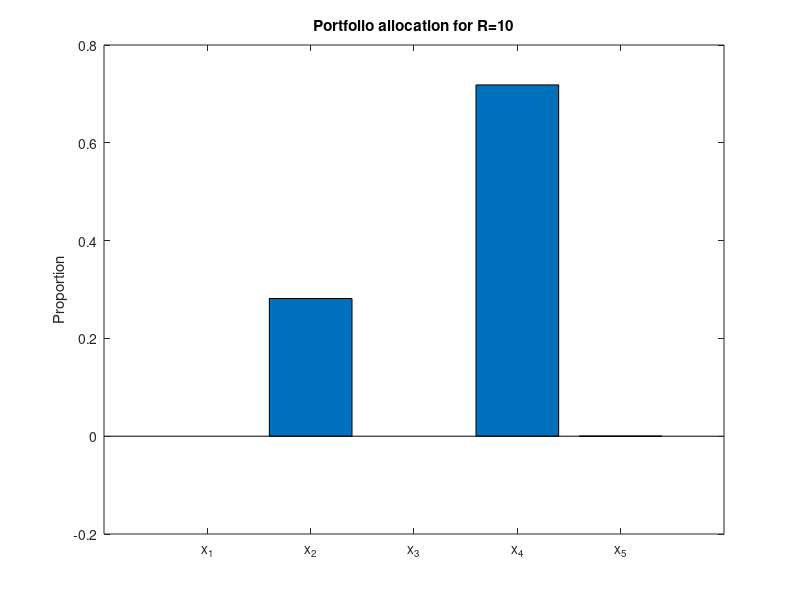
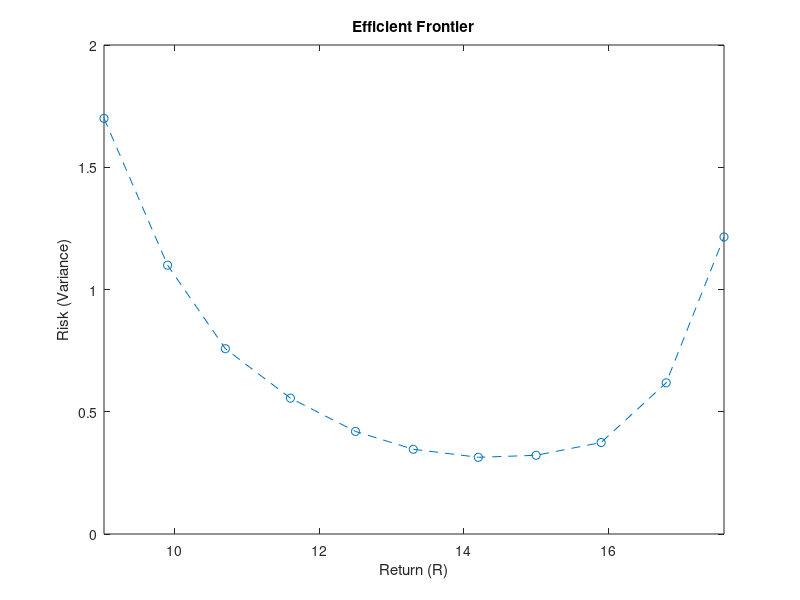
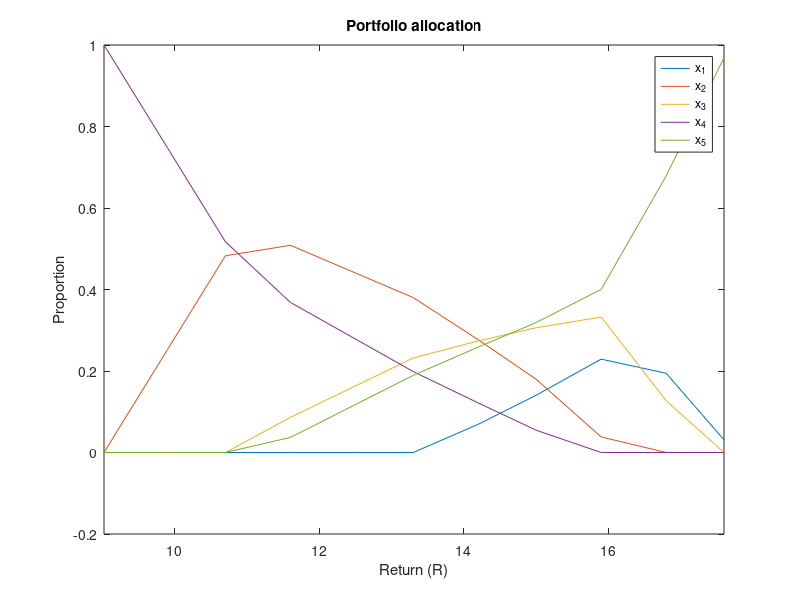
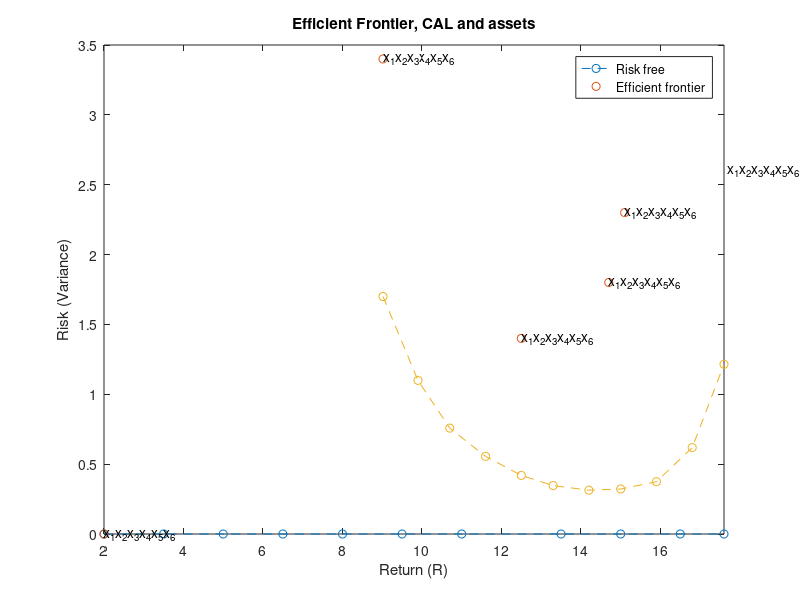

Write MATLAB code to recreate these figures, in order. (Note: this script raises an error after producing the figures.)
%% 4.3 one solution

H = [2.30, 0.93, 0.62, 0.74, -0.23; 0.93, 1.40, 0.22, 0.56, 0.26;...
    0.62, 0.22, 1.80, 0.78, -0.27; 0.74, 0.56, 0.78, 3.40, -0.56;...
    -0.23, 0.26, -0.27, -0.56, 2.60];

mu = [15.10;12.50;14.70;9.02;17.68];
e = ones(5,1);

A = [mu';e'];
b = [10;1];

C = -eye(5);
d = zeros(size(C,1),1);


[x,var] = quadprog(H,[],C,d,A,b,[],[]);

figure(1)
bar(x)
title('Portfolio allocation for R=10')
xticks([1 2 3 4 5])
xticklabels({'x_1', 'x_2', 'x_3', 'x_4', 'x_5'})
ylabel('Proportion')

%% 4.4 Effective frontier

H = [2.30, 0.93, 0.62, 0.74, -0.23; 0.93, 1.40, 0.22, 0.56, 0.26;...
    0.62, 0.22, 1.80, 0.78, -0.27; 0.74, 0.56, 0.78, 3.40, -0.56;...
    -0.23, 0.26, -0.27, -0.56, 2.60];

mu = [15.10;12.50;14.70;9.02;17.68];
e = ones(5,1);

A = [mu';e'];

C = -eye(5);
d = zeros(size(C,1),1);

x_eff = zeros(5,11);
var_eff = zeros(1,11);
r = [9.02, 9.9,10.7,11.6,12.5,13.3,14.2, 15.0,15.9,16.8,17.6];

for i = 1:length(r)
    b=[r(i),1];
    [x_eff(:,i),var_eff(1,i)]=quadprog(H,[],C,d,A,b,[],[]);
end

figure(10)
plot(r,var_eff,'o--')
title('Efficient Frontier')
xlabel('Return (R)')
ylabel('Risk (Variance)')
xlim([min(r),max(r)])
figure(20)
plot(r,x_eff,'-')
title('Portfolio allocation')
xlabel('Return (R)')
ylabel('Proportion')
legend('x_1','x_2','x_3','x_4','x_5')
xlim([min(r),max(r)])

%% 4.6 risk free

H_f = [2.30, 0.93, 0.62, 0.74, -0.23, 0; 0.93, 1.40, 0.22, 0.56, 0.26, 0;...
    0.62, 0.22, 1.80, 0.78, -0.27, 0; 0.74, 0.56, 0.78, 3.40, -0.56, 0;...
    -0.23, 0.26, -0.27, -0.56, 2.60, 0; 0, 0, 0, 0, 0, 0];
mu_f = [15.10;12.50;14.70;9.02;17.68;2.0];

e_f = ones(6,1);

A_f = [mu_f';e_f'];


C_f = -eye(6);
d_f = zeros(size(C_f,1),1);

r_f = [2, 3.5,5,6.5,8.0,9.5,11.0, 13.5,15.0,16.5,17.6];

x_efff = zeros(6,length(r_f));
var_efff = zeros(1,length(r_f));
coordinate = zeros(length(H_f(:,1)),2);
for i = 1:length(r_f)
    b_f=[r_f(i),1];
    [x_efff(:,i),var_efff(1,i)]=quadprog(H_f,[],C_f,d_f,A_f,b_f,[],[]);
end

for i=1:length(H_f(:,1))
    coordinate(i,1)=mu_f(i);
    coordinate(i,2)=H_f(i,i);
end

figure(100)
plot(r_f,var_efff,'o--')
title('Efficient Frontier')
xlabel('Return (R)')
ylabel('Risk (Variance)')
xlim([min(r_f),max(r_f)])
hold on
plot(coordinate(:,1),coordinate(:,2),'o')
labels = cellstr(["x_1","x_2","x_3","x_4","x_5","x_6"]);
text(coordinate(:,1),coordinate(:,2),labels)
plot(r,var_eff,'o--')
title('Efficient Frontier, CAL and assets')
xlabel('Return (R)')
ylabel('Risk (Variance)')
xlim([min(r_f),max(r_f)])
legend('Risk free','Efficient frontier')
hold off

figure(200)
plot(r_f,x_efff,'-')
title('Portfolio allocation')
xlabel('Return (R)')
ylabel('Proportion')
legend('x_1','x_2','x_3','x_4','x_5','x_6')
xlim([min(r_f),max(r_f)])


%% 4.4 Effective frontier analytical

H = [2.30, 0.93, 0.62, 0.74, -0.23; 0.93, 1.40, 0.22, 0.56, 0.26;...
    0.62, 0.22, 1.80, 0.78, -0.27; 0.74, 0.56, 0.78, 3.40, -0.56;...
    -0.23, 0.26, -0.27, -0.56, 2.60];

mu = [15.10;12.50;14.70;9.02;17.68];
e = ones(5,1);

A = [mu';e'];

C = -eye(5);
d = zeros(size(C,1),1);


E = inv(H)*A'*inv(A*inv(H)*A');

R =9.02:1:16.02;


y = (A*inv(H)*A')\b;
x = H\A'*y;

figure(20)
%plot(R,0.055*R.^2-1.58*R+12.04)

figure(30)
plot(R,E(:,1).*R+E(:,2))

ylim(0:1)


%analytical
E = inv(H)*A'*inv(A*inv(H)*A');

R =9:1:18;

figure(20)
plot(R,0.055*R.^2-1.58*R+12.04)

figure(30)
plot(R,E(:,1).*R+E(:,2))
ylim([0:1])
